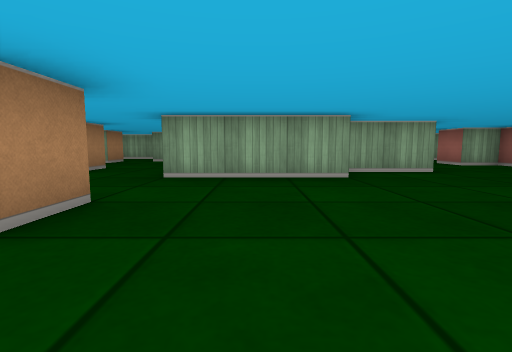
view 1 (above)

23 first-person views from a walk through a cub3D ray-caster map. The camera is about half as high as the walls, tilts 6° down and sees 85° across. The floor is counted in squares. Each view is taken from the middle of a square. On the plan, view 1 faces up. The plan holds only what a view shows up to about 9 squares ahead; the rest is blank. The place goes on beyond the plan.

view 2
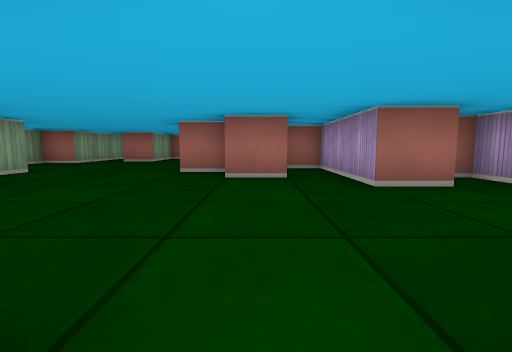

view 3
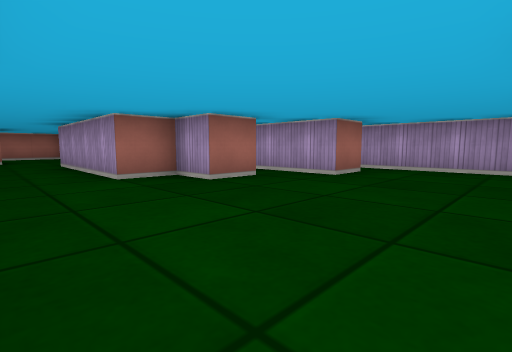

view 4
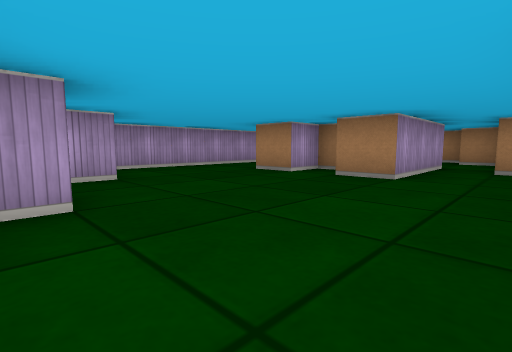

view 5
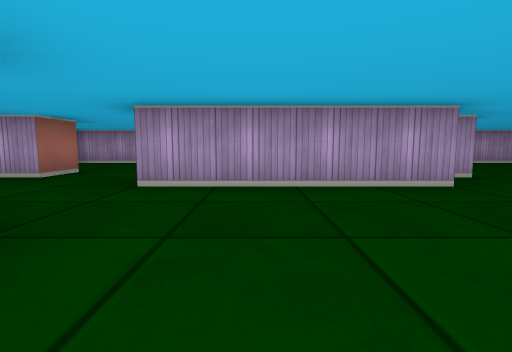

view 6
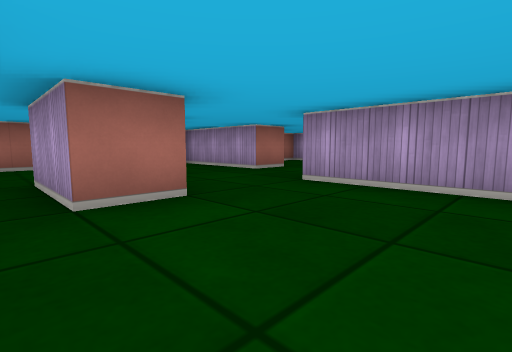

view 7
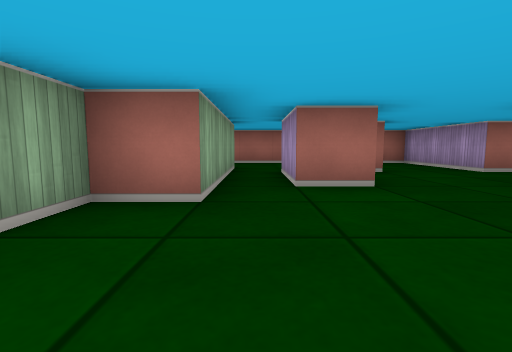

view 8
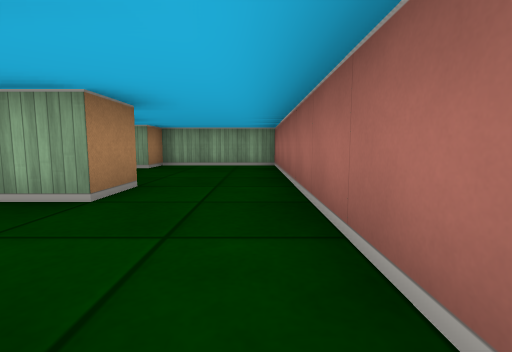

view 9
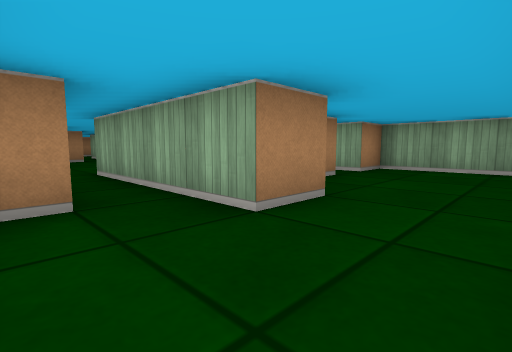

view 10
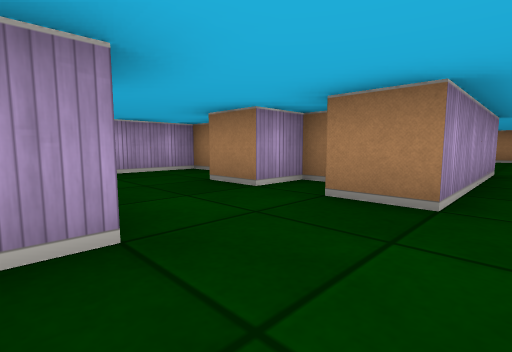

view 11
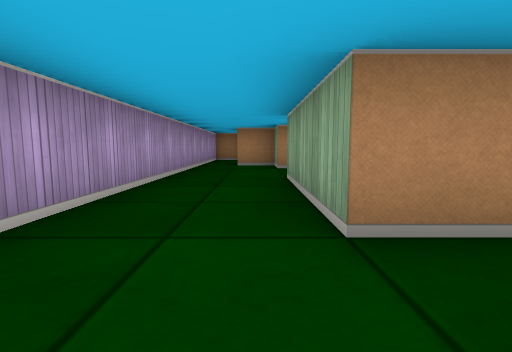

view 12
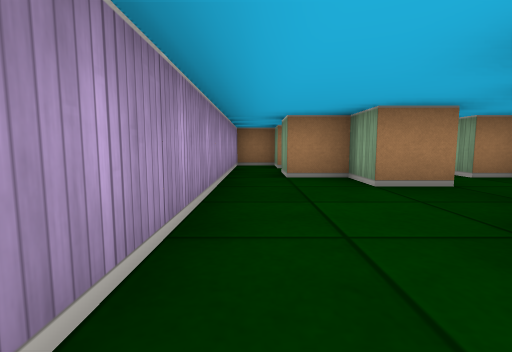

view 13
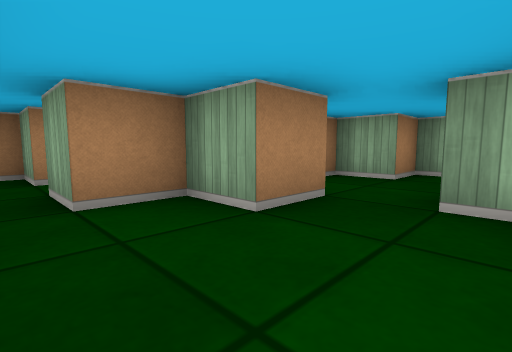

view 14
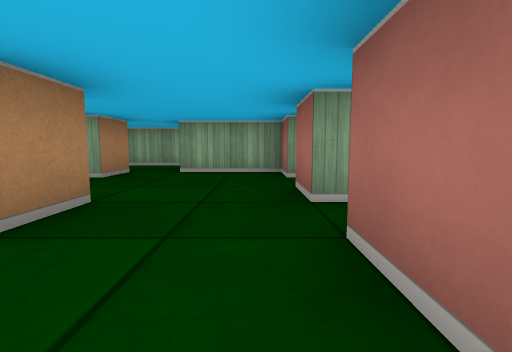

view 15
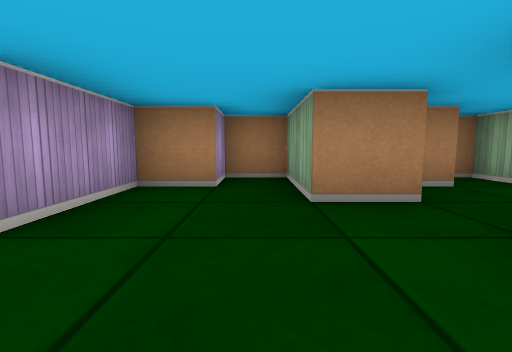

view 16
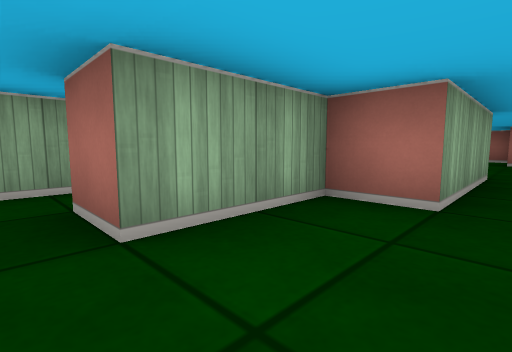

view 17
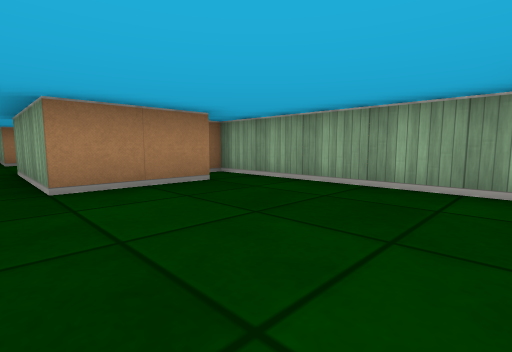

view 18
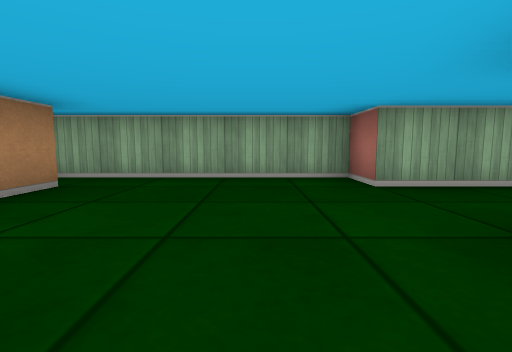

view 19
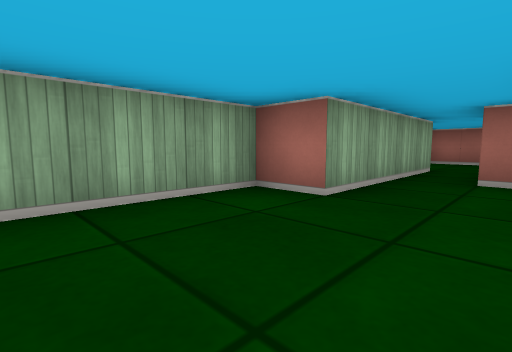

view 20
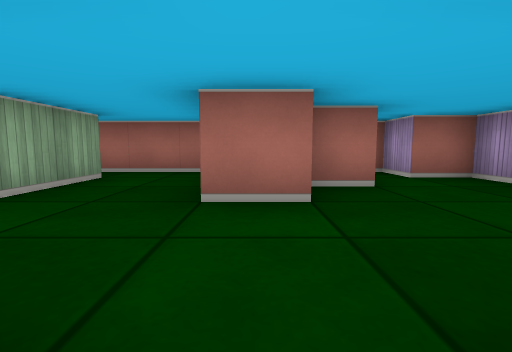

view 21
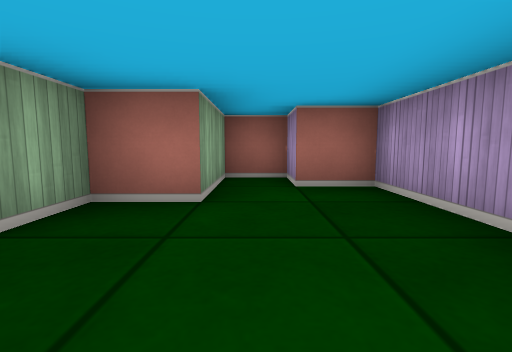

view 22
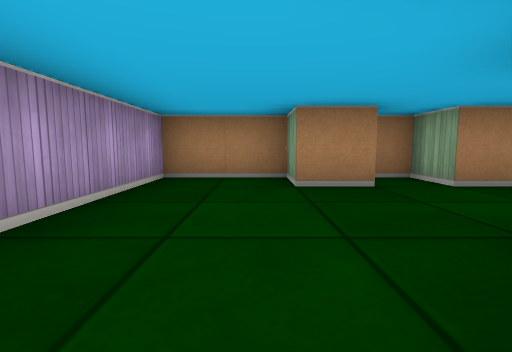

view 23
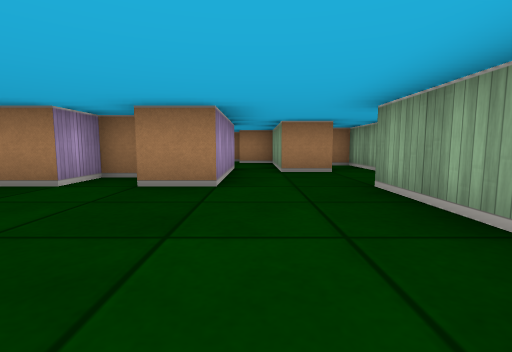

### Floor plan
Points are (right, up) in squares from view 1. A wall is a line through its corners. A room is listed if a view was taken in it or the views show most of it. See-through windows are left out.
Room 1 (views 1, 2, 3, 4, 5, 6, 7, 10, 11, 12, 13, 14, 15, 16, 17, 20, 21, 22, 23)
walls: (2.5, 0.4) (2.5, 1.5) (3.5, 1.5) (3.5, 2.5) (7.5, 2.5) (7.5, 1.5) (6.5, 1.5) (6.5, 0.5) (7.5, 0.5) (7.5, -0.5) (6.5, -0.5) (6.5, -2.5) (11.5, -2.5) (11.5, -1.5) (12.5, -1.5) (12.5, -0.5) (10.5, -0.5) (10.5, 0.5) (9.5, 0.5) (9.5, 1.5) (11.5, 1.5); (1.6, 4.5) (-1.5, 4.5) (-1.5, 5.5); (1.5, -1.6) (1.5, -0.5) (4.5, -0.5) (4.5, 0.4); (3.6, 5.5) (1.8, 5.5); (-2.5, 1.1) (-2.5, 0.5) (-1.5, 0.5) (-1.5, -0.5) (-4.5, -0.5); (-1.5, 6.5) (-1.5, 7.5); (7.5, 4.4) (7.5, 5.5); (-3.5, 4.6) (-3.5, 3.5) (-4.5, 3.5); (-4.5, 2.5) (-1.5, 2.5) (-1.5, 1.5); (-3.8, 5.5) (-5.5, 5.5) (-5.5, 5); (7.5, 6.5) (6.5, 6.5) (6.5, 7.5) (5.5, 7.5) (5.5, 8.5); (-5, 0.5) (-5.5, 0.5); (-1.5, 8.5) (-1.5, 9.5) (-3.5, 9.5) (-3.5, 10.5); (-6.5, 0.6) (-6.5, -0.5) (-7.5, -0.5) (-7.5, -1.5) (-8.5, -1.5); (11.5, 3.5) (9.6, 3.5); (-4.5, 9.6) (-4.5, 8.5) (-6.5, 8.5) (-6.5, 7.5) (-5.5, 7.5) (-5.5, 6.5) (-3.5, 6.5) (-3.5, 5.5); (-9.5, -1.5) (-10.5, -1.5) (-10.5, -2.5) (2.5, -2.5) (2.5, -2.1)
ways out: opening at (7, 6) to room 2; opening at (10.5, 2.5) to room 2; opening at (-2, 8) to room 3; opening at (4.7, 7) to room 3; opening at (-6, 0); opening at (-4, 3); opening at (-4, 10)
Room 2 (views 8, 9)
walls: (10.5, 7.6) (10.5, 6.5) (7.5, 6.5); (9.5, 9.6) (9.5, 9.1); (7.5, 5.5) (9.5, 5.5) (9.5, 5); (11.5, 1.5) (12.5, 1.5) (12.5, 11.5) (9.5, 11.5) (9.5, 10.5) (7.5, 10.5)
ways out: opening at (7, 6) to room 1; opening at (10.5, 2.5) to room 1; opening at (8, 10) to room 3
Room 3 (views 18, 19)
walls: (1.5, 10.6) (1.5, 8.5) (-1.5, 8.5); (7.5, 8.5) (7.5, 9.5); (7.5, 10.5) (5.5, 10.5) (5.5, 11.5) (0.5, 11.5)
ways out: opening at (-2, 8) to room 1; opening at (4.7, 7) to room 1; opening at (8, 10) to room 2

Where each view was taken, in squares from view 1:
view 1: 0 up, 0 right, facing up
view 2: 1 up, 2 left, facing right
view 3: 4 up, 1 left, facing down-right
view 4: 4 up, 3 right, facing down-left
view 5: 6 up, 6 right, facing down
view 6: 6 up, 5 right, facing down-right
view 7: 6 up, 4 right, facing right
view 8: 4 up, 12 right, facing up
view 9: 5 up, 12 right, facing up-left
view 10: 3 up, 10 right, facing down-left
view 11: 1 down, 0 right, facing left
view 12: 2 down, 3 left, facing left
view 13: 2 down, 5 left, facing up-left
view 14: 4 up, 2 left, facing up
view 15: 8 up, 2 left, facing left
view 16: 8 up, 4 left, facing up-right
view 17: 8 up, 5 right, facing up-left
view 18: 7 up, 4 right, facing up
view 19: 9 up, 3 right, facing up-right
view 20: 1 up, 7 right, facing right
view 21: 1 down, 8 right, facing right
view 22: 1 down, 11 right, facing left
view 23: 3 up, 2 right, facing left
